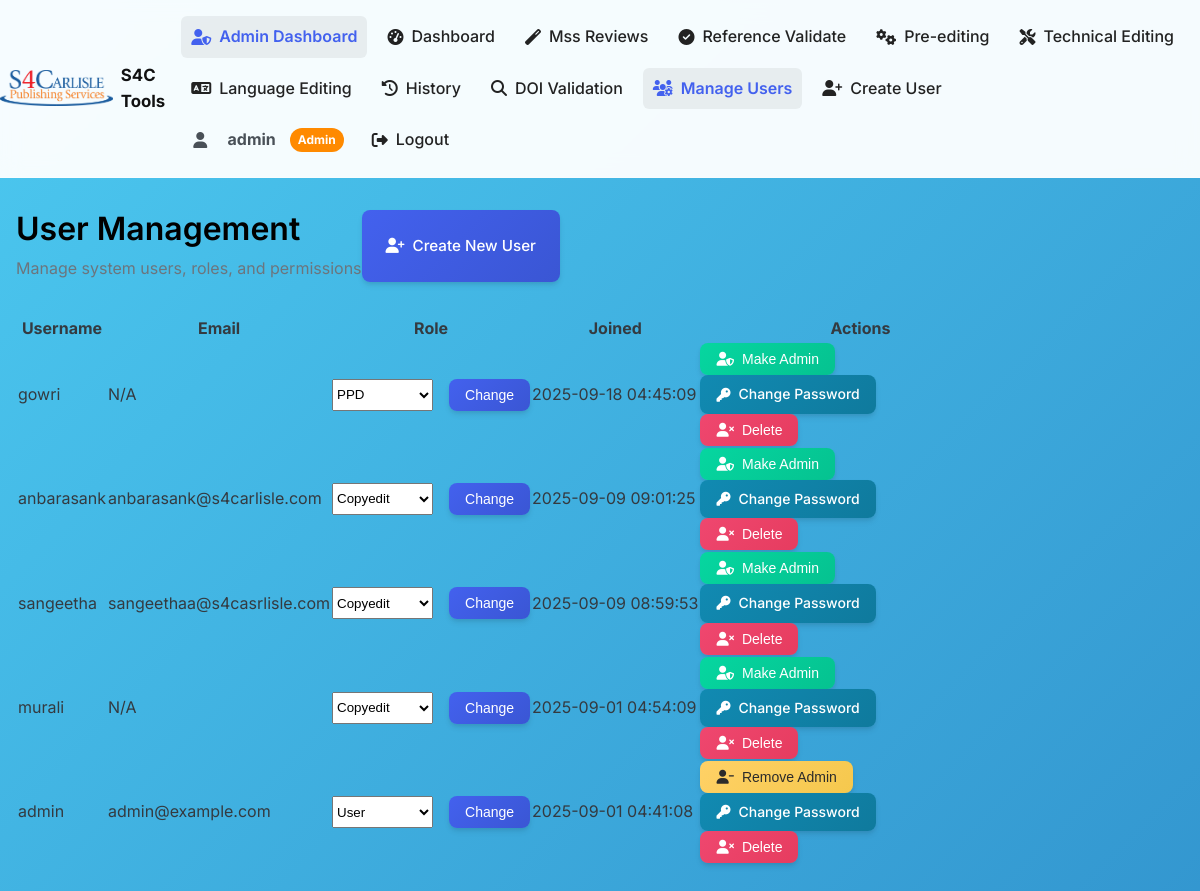
Page /admin/users (signed in) on the committed database.
### tables this page shows
CREATE TABLE users (
                            id INTEGER PRIMARY KEY AUTOINCREMENT,
                            username TEXT UNIQUE NOT NULL,
                            password TEXT NOT NULL,
                            email TEXT,
                            is_admin BOOLEAN DEFAULT FALSE,
                            created_at TIMESTAMP DEFAULT CURRENT_TIMESTAMP, role TEXT DEFAULT 'USER');

### app.py (the view)
@app.route("/admin/users", strict_slashes=False)
@admin_required
def admin_users():
    with db_pool.get_connection() as db:
        users = db.execute(
            'SELECT id, username, email, is_admin, role, created_at FROM users ORDER BY created_at DESC').fetchall()
    return render_template("admin_users.html", users=users)

### app.py (called while the page is built)
def get_user_role():
    return session.get('role') or (g.user.get('role') if g.user else None)

@app.context_processor
def inject_current_role():
    return {'current_role': get_user_role()}

@app.before_request
def load_logged_in_user():
    user_id = session.get('user_id')
    if user_id is None:
        g.user = None
    else:
        with db_pool.get_connection() as db:
            user = db.execute("SELECT * FROM users WHERE id = ?", (user_id,)).fetchone()
            g.user = dict(user) if user else None
            if g.user:
                session['role'] = g.user.get('role', 'USER')

@app.before_request
def require_login():
    if request.endpoint in (
        'login', 'logout', 'static',
        'download_report',  # ✅ add this
        'register', 'reset_database',  # we'll secure this below
        'macro_download'
    ):
        return None
    if not session.get('user_id'):
        flash("Please log in to continue.")
        return redirect(url_for('login'))

def admin_required(f):
    @wraps(f)
    def decorated_function(*args, **kwargs):
        if not session.get('is_admin'):
            flash("Admin privileges required", "error")
            return redirect(url_for('dashboard'))
        return f(*args, **kwargs)
    return decorated_function

    @contextmanager
    def get_connection(self):
        try:
            conn = self.pool.get(timeout=5)
            yield conn
        except Empty:
            conn = sqlite3.connect(self.database_path, check_same_thread=False)
            conn.row_factory = sqlite3.Row
            yield conn
        finally:
            try:
                self.pool.put(conn, block=False)
            except:
                conn.close()

### templates/admin_users.html (shortened to what this page needs)
{% extends "base.html" %}
{% block content %}
<div class="container py-5">
    <div class="d-flex justify-content-between align-items-center mb-4">
        <div>
            <h1 class="h3 mb-1">User Management</h1>
            <p class="text-muted">Manage system users, roles, and permissions</p>
        </div>
        <a href="{{ url_for('admin_create_user') }}" class="btn btn-primary">
            <i class="fas fa-user-plus"></i> Create New User
        </a>
    </div>
    {% if users %}
        <div class="table-responsive shadow-sm rounded">
            <table class="table table-hover align-middle mb-0">
                <thead class="table-dark">
                    <tr>
                        <th>Username</th>
                        <th>Email</th>
                        <th>Role</th>
                        <th>Joined</th>
                        <th style="width: 320px;">Actions</th>
                    </tr>
                </thead>
                <tbody>
                    {% for user in users %}
                    <tr>
                        <td>{{ user.username }}</td>
                        <td>{{ user.email if user.email else 'N/A' }}</td>
                        <td>
                            <form action="{{ url_for('admin_change_role', user_id=user.id) }}" method="POST" class="d-flex align-items-center gap-2">
                                <select name="role" class="form-select form-select-sm w-auto">
                                    <option value="USER" {% if user.role == 'USER' %}selected{% endif %}>User</option>
                                    <option value="PPD" {% if user.role == 'PPD' %}selected{% endif %}>PPD</option>
                                    <option value="COPYEDIT" {% if user.role == 'COPYEDIT' %}selected{% endif %}>Copyedit</option>
                                </select>
                                <button type="submit" class="btn btn-sm btn-primary">Change</button>
                            </form>
                        </td>
                        <td>{{ user.created_at }}</td>
                        <td class="text-nowrap">
                            <form action="{{ url_for('admin_toggle_admin', user_id=user.id) }}" method="POST" class="d-inline">
                                {% if user.is_admin %}
                                    <button type="submit" class="btn btn-warning btn-sm">
                                        <i class="fas fa-user-minus"></i> Remove Admin
                                    </button>
                                {% else %}
                                    <button type="submit" class="btn btn-success btn-sm">
                                        <i class="fas fa-user-shield"></i> Make Admin
                                    </button>
                                {% endif %}
                            </form>
                            <a href="{{ url_for('admin_change_password', user_id=user.id) }}" class="btn btn-info btn-sm">
                                <i class="fas fa-key"></i> Change Password
                            </a>
                            <form action="{{ url_for('admin_delete_user', user_id=user.id) }}" method="post" class="d-inline"
                                  onsubmit="return confirmDeleteUser('{{ user.username|escape }}');">
                                <button type="submit" class="btn btn-danger btn-sm"
                                        {% if user.id == session.get('user_id') %}disabled title="Cannot delete yourself"{% endif %}>
                                    <i class="fas fa-user-times"></i> Delete
                                </button>
                            </form>
                        </td>
                    </tr>
                    {% endfor %}
                </tbody>
            </table>
        </div>
    {% else %}
        <div class="alert alert-secondary text-center">
            <i class="fas fa-info-circle"></i> No users found.
        </div>
    {% endif %}
</div>
{% endblock %}

### templates/base.html (shortened to what this page needs)
<!DOCTYPE html>
<html lang="en">
<head>
    <link rel="stylesheet" href="{{ url_for('static', filename='css/style.css') }}">
    <link rel="stylesheet" href="https://cdnjs.cloudflare.com/ajax/libs/font-awesome/6.4.0/css/all.min.css">
</head>
<body class="rainbow-bg">
    {% if not request.endpoint in ['login', 'register'] %}
    <header class="app-header">
        <div class="header-container" style="display:flex; align-items:center; gap:16px;">
            <a href="{% if session.get('is_admin') %}{{ url_for('admin_dashboard') }}{% else %}{{ url_for('dashboard') }}{% endif %}" class="logo" style="display:flex; align-items:center; gap:8px;">
                <img src="{{ url_for('static', filename='images/S4c.png') }}" alt="S4carlisle Logo" class="logo-image" style="height:36px;">
                <strong style="font-size:1.05rem; color:#111;">S4C Tools</strong>
            </a>
            <nav class="nav-main">
                {% if session.get('is_admin') %}
                    <a href="{{ url_for('admin_dashboard') }}" class="nav-link {% if request.endpoint in ['admin_dashboard', 'admin_users', 'admin_files', 'admin_stats', 'admin_macro_history'] %}active{% endif %}">
                        <i class="fas fa-user-shield"></i> Admin Dashboard
                    </a>
                    <a href="{{ url_for('dashboard') }}" class="nav-link {% if request.endpoint == 'dashboard' %}active{% endif %}">
                        <i class="fas fa-tachometer-alt"></i> Dashboard
                    </a>
                    <a href="{{ url_for('ppd') }}" class="nav-link {% if request.endpoint == 'ppd' %}active{% endif %}">
                        <i class="fas fa-magic"></i> Mss Reviews
                    </a>
                    <a href="{{ url_for('validate_file') }}" class="nav-link {% if request.endpoint == 'validate_file' %}active{% endif %}">
                        <i class="fas fa-check-circle"></i> Reference Validate
                    </a>
                    <a href="{{ url_for('macro_processing') }}" class="nav-link {% if request.endpoint == 'macro_processing' %}active{% endif %}">
                        <i class="fas fa-cogs"></i> Pre-editing
                    </a>
                    <a href="{{ url_for('technical') }}" class="nav-link {% if request.endpoint == 'technical' %}active{% endif %}">
                        <i class="fas fa-tools"></i> Technical Editing
                    </a>
                    <a href="{{ url_for('language') }}" class="nav-link {% if request.endpoint == 'language' %}active{% endif %}">
                        <i class="fas fa-language"></i> Language Editing
                    </a>
                    <a href="{{ url_for('file_history') }}" class="nav-link {% if request.endpoint == 'file_history' %}active{% endif %}">
                        <i class="fas fa-history"></i> History
                    </a>
                    <a href="{{ url_for('doi_finder') }}" class="nav-link {% if request.endpoint == 'doi_finder' %}active{% endif %}">
                        <i class="fas fa-search"></i> DOI Validation
                    </a>
                    <a href="{{ url_for('admin_users') }}" class="nav-link {% if request.endpoint == 'admin_users' %}active{% endif %}">
                        <i class="fas fa-users-cog"></i> Manage Users
                    </a>
                    <a href="{{ url_for('admin_create_user') }}" class="nav-link {% if request.endpoint == 'admin_create_user' %}active{% endif %}">
                        <i class="fas fa-user-plus"></i> Create User
                    </a>
                {% endif %}
                {% if 'user_id' in session %}
                    <div class="user-info" style="margin-left:12px;">
                        <i class="fas fa-user"></i>&nbsp;<strong>{{ session['username'] }}</strong>
                        {% if session.get('is_admin') %}
                            <span class="admin-badge">Admin</span>
                        {% endif %}
                        <a href="{{ url_for('logout') }}" class="nav-link" style="margin-left:10px;">
                            <i class="fas fa-sign-out-alt"></i> Logout
                        </a>
                    </div>
                {% endif %}
            </nav>
        </div>
    </header>
    {% endif %}
    <main class="main-content">
        {% block content %}{% endblock %}
    </main>
</body>
</html>

### static/css/style.css (style rules this page uses)
:root { --primary: #4361ee; --primary-dark: #3a56d4; --secondary: #7209b7; --accent: #f72585; --success: #06d6a0; --warning: #ffd166; --danger: #ef476f; --info: #118ab2; --gray-100: #f8f9fa; --gray-200: #e9ecef; --gray-300: #dee2e6; --gray-400: #ced4da; --gray-500: #adb5bd; --gray-600: #6c757d; --gray-700: #495057; --gray-800: #343a40; --gray-900: #212529; --rainbow-1: #FF3CAC; --rainbow-2: #784BA0; --rainbow-3: #2B86C5; --rainbow-4: #4CC9F0; --white: #ffffff; --black: #2b2b2b; --spacing-xs: 0.25rem; --spacing-sm: 0.5rem; --spacing-md: 1rem; --spacing-lg: 1.5rem; --spacing-xl: 2rem; --spacing-2xl: 3rem; --border-radius-sm: 0.375rem; --border-radius: 0.5rem; --border-radius-lg: 0.75rem; --border-radius-xl: 1rem; --shadow-sm: 0 1px 2px 0 rgba(0, 0, 0, 0.05); --shadow: 0 1px 3px 0 rgba(0, 0, 0, 0.1), 0 1px 2px 0 rgba(0, 0, 0, 0.06); --shadow-md: 0 4px 6px -1px rgba(0, 0, 0, 0.1), 0 2px 4px -1px rgba(0, 0, 0, 0.06); --shadow-lg: 0 10px 15px -3px rgba(0, 0, 0, 0.1), 0 4px 6px -2px rgba(0, 0, 0, 0.05); --shadow-xl: 0 20px 25px -5px rgba(0, 0, 0, 0.1), 0 10px 10px -5px rgba(0, 0, 0, 0.04); --transition: all 0.3s ease; --transition-slow: all 0.5s ease; }
* { margin: 0; padding: 0; box-sizing: border-box; }
body { font-family: 'Inter', -apple-system, BlinkMacSystemFont, 'Segoe UI', Roboto, sans-serif; line-height: 1.6; color: var(--gray-800); background: linear-gradient(135deg, rgba(255, 60, 172, 0.1) 0%, rgba(120, 75, 160, 0.1) 25%, rgba(43, 134, 197, 0.1) 50%, rgba(76, 201, 240, 0.1) 100%); min-height: 100vh; }
.rainbow-bg { background: linear-gradient(-45deg, var(--rainbow-1), var(--rainbow-2), var(--rainbow-3), var(--rainbow-4)); background-size: 400% 400%; animation: gradientShift 15s ease infinite; }
h1, h2, h3, h4, h5, h6 { font-weight: 600; color: black; line-height: 1.2; margin-bottom: var(--spacing-md); }
.text-muted { color: var(--gray-600) !important; }
.container { width: 100%; max-width: 1200px; margin: 0 auto; padding: 0 var(--spacing-md); }
.main-content { min-height: calc(100vh - 80px); padding: var(--spacing-xl) 0; position: relative; }
.app-header { background: rgba(255, 255, 255, 0.95); backdrop-filter: blur(10px); border-bottom: 1px solid rgba(255, 255, 255, 0.2); position: sticky; top: 0; z-index: 1000; }
.header-container { display: flex; justify-content: space-between; align-items: center; padding: var(--spacing-md) 0; }
.logo { display: flex; align-items: center; text-decoration: none; }
.logo-image { height: 40px; width: auto; transition: var(--transition); }
.nav-main { display: flex; align-items: center; gap: var(--spacing-lg); }
.nav-link { color: var(--gray-700); text-decoration: none; font-weight: 500; padding: var(--spacing-sm) var(--spacing-md); border-radius: var(--border-radius); transition: var(--transition); display: flex; align-items: center; gap: var(--spacing-sm); }
.nav-link:hover, .nav-link.active { color: var(--primary); background: rgba(67, 97, 238, 0.1); }
.user-info { display: flex; align-items: center; gap: var(--spacing-sm); color: var(--gray-700); font-weight: 500; }
.admin-badge { background: linear-gradient(45deg, var(--rainbow-1), var(--rainbow-3)); color: var(--white); padding: 2px 8px; border-radius: 12px; font-size: 0.75rem; font-weight: 600; }
.btn { display: inline-flex; align-items: center; justify-content: center; padding: 0.75rem 1.5rem; border: none; border-radius: var(--border-radius); font-weight: 500; text-decoration: none; cursor: pointer; transition: var(--transition); gap: var(--spacing-sm); font-size: 0.95rem; }
.btn-primary { background: linear-gradient(135deg, var(--primary), var(--primary-dark)); color: var(--white); box-shadow: var(--shadow-md); }
.btn-success { background: linear-gradient(135deg, var(--success), #05c290); color: var(--white); box-shadow: var(--shadow-md); }
.btn-danger { background: linear-gradient(135deg, var(--danger), #e63c5f); color: var(--white); box-shadow: var(--shadow-md); }
.btn-info { background: linear-gradient(135deg, var(--info), #0f7a9d); color: var(--white); box-shadow: var(--shadow-md); }
.btn-warning { background: linear-gradient(135deg, var(--warning), #f5c84d); color: var(--black); box-shadow: var(--shadow-md); }
.btn-sm { padding: 0.5rem 1rem; font-size: 0.875rem; }
.d-flex { display: flex; }
.gap-2 { gap: var(--spacing-md); }
.mb-1 { margin-bottom: var(--spacing-sm); }
.mb-4 { margin-bottom: var(--spacing-xl); }

### rows in the picture
users: username "admin", email "admin@example.com", role "User", created_at "2025-09-01 04:41:08", is_admin True (drawn)
users: username "gowri", email "N/A", role "PPD", created_at "2025-09-18 04:45:09", is_admin False (drawn)
users: username "anbarasank", email "anbarasank@s4carlisle.com", role "Copyedit", created_at "2025-09-09 09:01:25", is_admin False (drawn)
users: username "sangeetha", email "sangeethaa@s4casrlisle.com", role "Copyedit", created_at "2025-09-09 08:59:53", is_admin False (drawn)
users: username "murali", email "N/A", role "Copyedit", created_at "2025-09-01 04:54:09", is_admin False (drawn)
